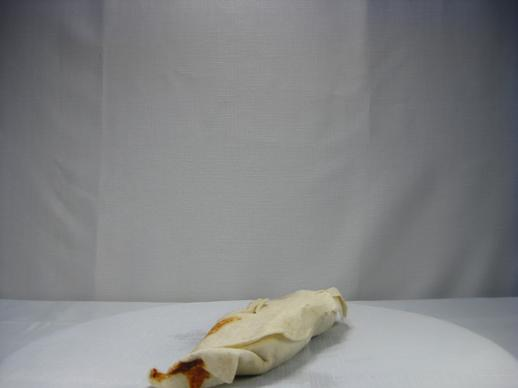
#> input picture CalorieEstimationUsingFoodImages/shrinked_food_images/shrinked_food_images/bo19.jpg, 518 x 388 px, found by its file name; its folder holds 3 pictures in this run
$ jupyter execute --allow-errors LatestLatestPythonMLCSupdated.ipynb   (shell and % lines are left out)   (Python 2 division)   (older library calls are emulated)
#> lines starting #> are read from the running program, lines starting #| are printed output that depends on the picture
[cell 1]
import os
import sklearn
import matplotlib.pyplot as plt
import numpy as np
import pickle
import shutil
import cv2
from sklearn import svm
from sklearn.linear_model import LogisticRegression
from sklearn.ensemble import RandomForestClassifier
from sklearn.metrics import confusion_matrix
from sklearn.metrics import classification_report

[cell 2]
from PIL import Image
parentdir = "C:\\Users\\Abhishek\\Downloads\\Data\\food_images"
destdir = "C:\\Users\\Abhishek\\Downloads\\Data\\shrinked_food_images"
#> (the rest of this cell did not finish here and is left out)

[cell 3]
#calculating sift
detect = cv2.FeatureDetector_create("SIFT")
extract = cv2.DescriptorExtractor_create("SIFT")
def feature_sift(filename):
    im = cv2.imread(filename,0)
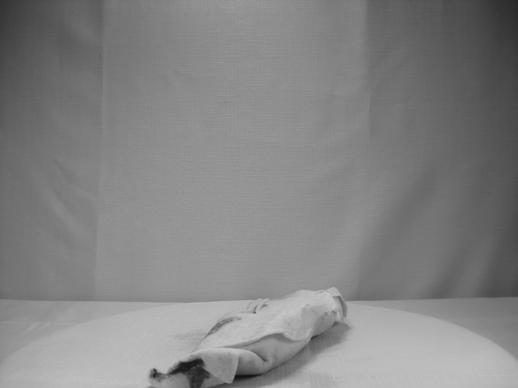
#> im: shape (388, 518); min 9, max 202, mean 131.5
    return extract.compute(im,detect.detect(im))[1]
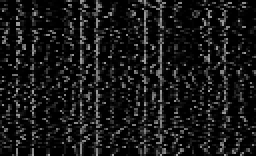
#> returned value: shape (78, 128) float32 (shown 2 times larger); min 0, max 171, mean 23.7
parentdir = "D:\\Academics\\Courses\\MachineLearning\\Project\\shrinked_food_images\\shrinked_food_images"
siftdict = {}
for imgfile in os.listdir(parentdir):
    siftdict[imgfile] = feature_sift(os.path.join(parentdir,imgfile))
#> pass 2 of the loop `for imgfile in os.listdir(parentdir):`:
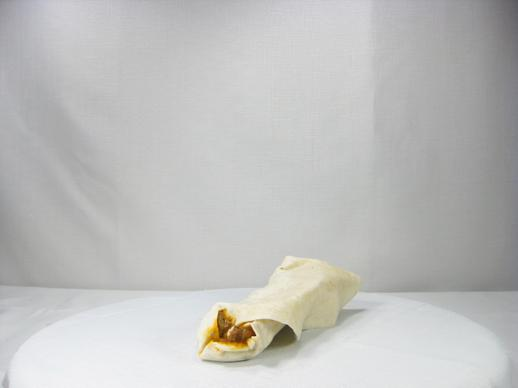
#> input picture CalorieEstimationUsingFoodImages/shrinked_food_images/shrinked_food_images/bo26.jpg, 518 x 388 px, found by its file name
#> in feature_sift (call 2), `im = cv2.imread(filename,0)`:
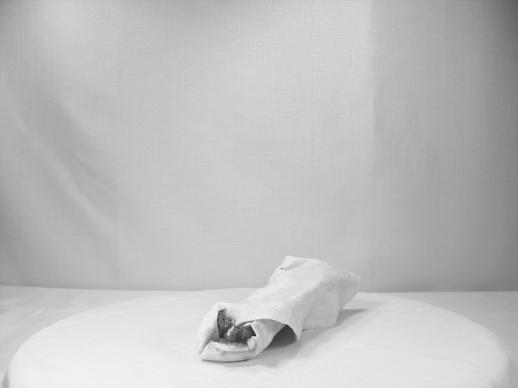
#> im: shape (388, 518); min 37, max 245, mean 191
#> in feature_sift (call 2), `return extract.compute(im,detect.detect(im))[1]`:
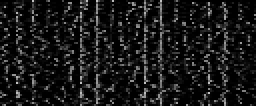
#> returned value: shape (53, 128) float32 (shown 2 times larger); min 0, max 193, mean 24
#> pass 3 of the loop `for imgfile in os.listdir(parentdir):`:
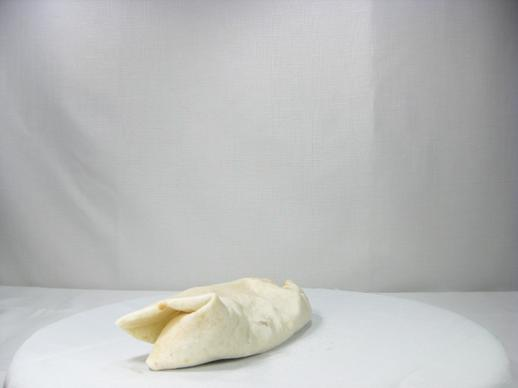
#> input picture CalorieEstimationUsingFoodImages/shrinked_food_images/shrinked_food_images/bo29.jpg, 518 x 388 px, found by its file name
#> in feature_sift (call 3), `im = cv2.imread(filename,0)`:
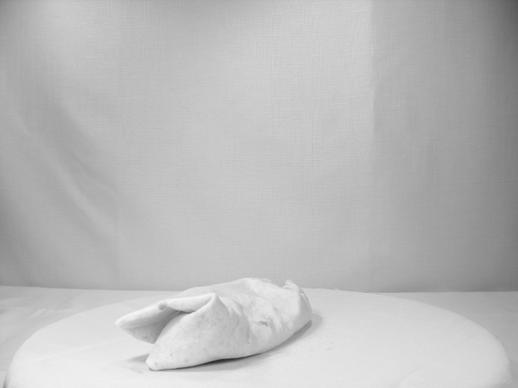
#> im: shape (388, 518); min 43, max 247, mean 187.1
#> in feature_sift (call 3), `return extract.compute(im,detect.detect(im))[1]`:
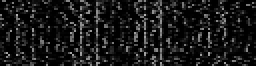
#> returned value: shape (33, 128) float32 (shown 2 times larger); min 0, max 177, mean 24.8
pickle.dump(siftdict,open("D:\\Academics\\Courses\\MachineLearning\\Project\\thumbcolorsiftfeat.pkl","wb"))

[cell 4]
#calculating surf

def feature_surf(filename):
    surf = cv2.SURF(250)
    img = cv2.imread(filename,0)
    kp, des = surf.detectAndCompute(img,None)
    return des
parentdir = "D:\\Academics\\Courses\\MachineLearning\\Project\\shrinked_food_images\\shrinked_food_images"
siftdict = {}
#> (the rest of this cell did not finish here and is left out)

[cell 5]
#train/test split
#train test split
parentdir = "D:\\Academics\\Courses\\MachineLearning\\Project\\shrinked_food_images\\shrinked_food_images"
parentdirtest2 = "D:\\Academics\\Courses\\MachineLearning\\Project\\test_food_images"
from sklearn.cross_validation import StratifiedShuffleSplit
labeldict = {'d':0,'p':1,'br':2,'s':3,'t':4,'bo':5}
imgfilelist = []
imglabels = []
imgtest2list = []
imgtest2labels = []

for imgfile in os.listdir(parentdir):
    imgfilelist.append(imgfile)
    if(imgfile[:1]=="b"):
        imglabels.append(labeldict[imgfile[:2]])
    else:
        imglabels.append(labeldict[imgfile[:1]])
#> pass 2 of the loop `for imgfile in os.listdir(parentdir):`:
#> pass 3 of the loop `for imgfile in os.listdir(parentdir):`:
imgfilelist = np.array(imgfilelist)
imglabels = np.array(imglabels)

#> (the rest of this cell did not finish here and is left out)

[cell 6]
#calculating surf

[cell 7]
siftdict = pickle.load(open("D:\\Academics\\Courses\\MachineLearning\\Project\\thumbcolorsiftfeat.pkl","rb"))
#creating bow train
detect = cv2.FeatureDetector_create("SIFT")
extract = cv2.DescriptorExtractor_create("SIFT")

flann_params = dict(algorithm = 1, trees = 5)      # flann enums are missing, FLANN_INDEX_KDTREE=1
matcher = cv2.FlannBasedMatcher(flann_params, {})  # need to pass empty dict (#1329)
bow_train   = cv2.BOWKMeansTrainer(100)
bow_extract = cv2.BOWImgDescriptorExtractor(extract, matcher)
def feature_bow(fn):
    im = cv2.imread(fn,0)
    return bow_extract.compute(im, detect.detect(im))

#> (the rest of this cell did not finish here and is left out)

#> (a cell that did not finish here is left out)

#> (a cell that did not finish here is left out)

[cell 10]
def hist_features(fn):
    gray = cv2.imread(fn,0)
    hist = cv2.calcHist(gray,[0],None,[256],[0,256])
    return hist[:,0]
histtraindata = []
histtestdata = []
parentdir = "D:\\Academics\\Courses\\MachineLearning\\Project\\shrinked_food_images\\shrinked_food_images"
#> (the rest of this cell did not finish here and is left out)

[cell 11]
def feature_hog2(filename):
    bin_n = 16
    img = cv2.imread(filename)
    gx = cv2.Sobel(img, cv2.CV_32F, 1, 0)
    gy = cv2.Sobel(img, cv2.CV_32F, 0, 1)
    mag, ang = cv2.cartToPolar(gx, gy)
    bins = np.int32(bin_n*ang/(2*np.pi))    # quantizing binvalues in (0...16)
    bin_cells = bins[:10,:10], bins[10:,:10], bins[:10,10:], bins[10:,10:]
    mag_cells = mag[:10,:10], mag[10:,:10], mag[:10,10:], mag[10:,10:]
    hists = [np.bincount(b.ravel(), m.ravel(), bin_n) for b, m in zip(bin_cells, mag_cells)]
    hist = np.hstack(hists)     # hist is a 64 bit vector
    return hist
histtraindata = []
histtestdata = []
histtest2data = []
parentdir = "D:\\Academics\\Courses\\MachineLearning\\Project\\shrinked_food_images\\shrinked_food_images"
parentdirtest2 = "D:\\Academics\\Courses\\MachineLearning\\Project\\test_food_images"
siftdict = {}
#> (the rest of this cell did not finish here and is left out)

#> (a cell that did not finish here is left out)

[cell 13]
#generating training data for Classifier
traindata = []
#> (the rest of this cell did not finish here and is left out)

[cell 14]
traindata = []
testdata = []
#newtraindata = np.hstack((traindata,histtraindata))
#newtestdata = np.hstack((testdata,histtestdata))
traindata = histtraindata
testdata = histtestdata
test2data = histtest2data

#> (a cell that did not finish here is left out)

[cell 16]
from sklearn.ensemble import AdaBoostClassifier
from sklearn.ensemble import RandomForestClassifier
from sklearn.tree import DecisionTreeClassifier
from sklearn.metrics import confusion_matrix
from sklearn.metrics import classification_report
from sklearn.metrics import accuracy_score
import numpy
#running the classifier
count=0
# [5 lines of commented-out code are left out]

all_xs = numpy.zeros(20)
all_accuracy = numpy.zeros(20)
all_accuracy2 = numpy.zeros(20)
#all_validationloss = numpy.zeros(100)
j = 100
i = 0
#> (the rest of this cell did not finish here and is left out)

[cell 17]
import matplotlib.pyplot as plt
fig,ax = plt.subplots()
#ax.plot(all_xs,100-all_accuracy2,'-r', label='Test Error')
ax.plot(all_xs, all_accuracy,'-b',label='Validation Accuracy')
print all_xs
print all_accuracy
#print all_accuracy2
plt.legend(loc='lower right')
plt.axis([250,450,60,100])
plt.xlabel('n estimators')
plt.ylabel('Accuracy%')
plt.title('Decision Tree [Hist+Hog] - Accuracy against estimators in AdaBoost')
plt.show()
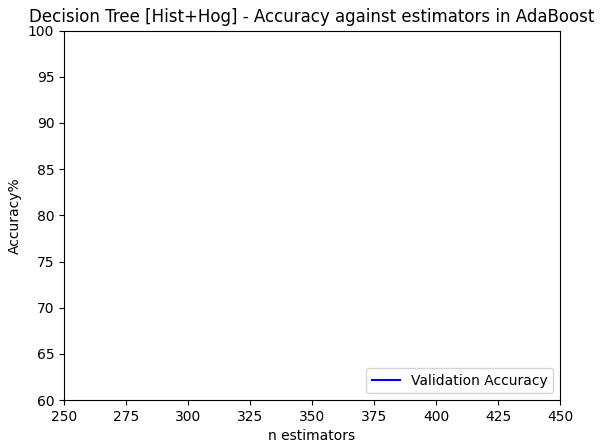
#> figure drawn by matplotlib, 1 panel
